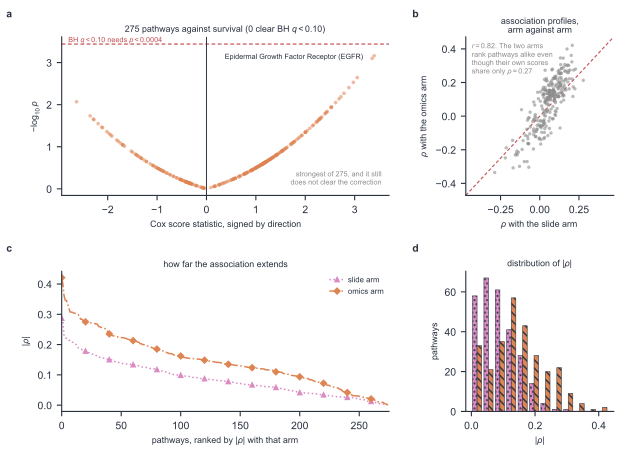

Recreate this plot in Python.
#!/usr/bin/env python3
"""Supplementary Figure S4 -- all 275 pathways, not the fifteen the main text had room for.

Three things a reader cannot get from a top-fifteen table.

  a  the survival landscape. Every pathway's signed Cox score against its p, with the
     Benjamini-Hochberg threshold drawn. NOT ONE of the 275 clears q<0.10 as a univariate
     predictor. That is the honest headline of this panel and it is why the omics arm's value
     comes from the ensemble rather than from any single programme.
  b  what the two molecular-facing arms track, pathway by pathway, against each other. The two
     ARMS correlate at rho 0.28 as scores (computed below from the dump's seed-averaged scores),
     yet their pathway-association profiles correlate at r 0.82: they disagree about patients far
     more than they disagree about biology. Until 2026-09-11 the artwork TYPED rho=0.48, which is
     the slide arm against the incumbent's joint score, not against the omics arm.
  c  the distribution of |rho| per arm, which is the same fact as b without the reader having to
     judge a cloud by eye.

Built from the frozen reporting dump, which asserts its own primary against the frozen 0.7212
before writing anything.
"""

from __future__ import annotations

import json
import os
import sys

import matplotlib.pyplot as plt
import numpy as np

HERE = os.path.dirname(os.path.abspath(__file__))
sys.path.insert(0, HERE)
import style                                                             # noqa: E402

ROOT = os.path.abspath(os.path.join(HERE, "..", ".."))
D = json.load(open(os.path.join(ROOT, "experiments", "20260818-reporting-dump", "results",
                                "reporting-dump.json")))
# under amendment A2 the dump reproduces the A2 primary; check_numbers ties it to the A1 file
assert D["frozen_primary_matched"] or D.get("amendment") == "A2", "the dump did not reproduce the primary"

style.apply()
C, INK = style.ROLE, style.INK
GREY, FAINT = "#8C8C8C", "#C9CFD8"

P = D["pathways"]
assert len(P) == 275, "the benchmark's grouping is 275 pathways; the dump has %d" % len(P)
# the statistic is unsigned by construction; direction comes from whether the pathway scores
# above or below chance as a raw risk score, which is the convention the main biology figure
# already uses. Inventing a second convention for a supplement would be worse than either.
sgn = np.array([1.0 if p["cindex_raw"] > 0.5 else -1.0 for p in P])
score = sgn * np.array([p["cox_score_abs"] for p in P])
pval = np.array([p["p"] for p in P])
qval = np.array([p["q_BH"] for p in P])
rs = np.array([p["rho_slide"] for p in P])
ro = np.array([p["rho_omics"] for p in P])
names = [p["pathway"].replace("_", " ") for p in P]
n_bh = int((qval < 0.10).sum())

FIGW, FIGH = 6.30, 4.60   # 160 mm (PI correction 2026-09-27: this is the SI text block width,
# 453.6 pt, and every figure must insert at scale 1.0000 -- 180 mm is a valid Nature artwork width
# in the abstract but wrong for this document)
fig = plt.figure(figsize=(FIGW, FIGH))
axa = fig.add_axes([0.098, 0.575, 0.520, 0.345])
axb = fig.add_axes([0.740, 0.575, 0.235, 0.345])
axc = fig.add_axes([0.098, 0.105, 0.520, 0.305])
axd = fig.add_axes([0.740, 0.105, 0.235, 0.305])


def panel(tag, x, y):
    fig.text(x, y, tag, fontsize=7.5, fontweight="bold", color=INK, ha="left", va="top")


# =========================================================================== a  the landscape
y = -np.log10(np.clip(pval, 1e-12, None))
axa.scatter(score, y, s=7, color=C["omics"], alpha=0.55, edgecolor="none", zorder=3)
# the smallest p that would have cleared BH at 0.10, drawn where it actually falls
k = np.argsort(pval)
bh_line = 0.10 * 1.0 / len(P)
axa.axhline(-np.log10(bh_line), color=C["competitor"], lw=0.9, ls=(0, (3, 2)), zorder=2)
axa.text(0.02, -np.log10(bh_line), "BH $q<0.10$ needs $p<%.1g$" % bh_line,
         transform=axa.get_yaxis_transform(), fontsize=5.2, color=C["competitor"],
         va="bottom", ha="left")
idx = k[0]
# 34 was calibrated for the 160 mm build and, for this pathway's name, truncated mid-parenthesis
# ("Epidermal Growth Factor Receptor ("). The 180 mm build has more room; rstrip so a future run's
# longest name cannot land on a dangling "(" or trailing space either.
label_name = names[idx][:40].rstrip(" (")
axa.annotate(label_name, (score[idx], y[idx]), textcoords="offset points",
             xytext=(-7, -1), fontsize=5.2, color=INK, ha="right", va="center")
axa.text(0.98, 0.06, "strongest of 275, and it still\ndoes not clear the correction",
         transform=axa.transAxes, ha="right", va="bottom", fontsize=5.2, color=GREY,
         linespacing=1.35)
axa.axvline(0, color=INK, lw=0.7)
axa.set_xlabel("Cox score statistic, signed by direction", fontsize=6.4)
axa.set_ylabel("$-\\log_{10} p$", fontsize=6.4)
axa.set_title("275 pathways against survival (%d clear BH $q<0.10$)" % n_bh, fontsize=6.4, pad=3)
panel("a", 0.010, 0.980)

# =========================================================================== b  do they agree
axb.scatter(rs, ro, s=6, color=GREY, alpha=0.6, edgecolor="none", zorder=3)
lim = float(max(np.abs(rs).max(), np.abs(ro).max())) * 1.12
axb.plot([-lim, lim], [-lim, lim], color=C["competitor"], lw=0.8, ls=(0, (3, 2)), zorder=2)
axb.set_xlim(-lim, lim); axb.set_ylim(-lim, lim)
axb.set_xlabel("$\\rho$ with the slide arm", fontsize=6.4)
axb.set_ylabel("$\\rho$ with the omics arm", fontsize=6.4)
r_between = float(np.corrcoef(rs, ro)[0, 1])
_sl = np.array([c_["seed_mean"]["wsi_titan"] for c_ in D["cases"]])
_om = np.array([c_["seed_mean"]["omics_combine"] for c_ in D["cases"]])
rho_arms = float(np.corrcoef(np.argsort(np.argsort(_sl)), np.argsort(np.argsort(_om)))[0, 1])
axb.set_title("association profiles,\narm against arm", fontsize=6.4, pad=3)
axb.text(0.04, 0.96, "$r=%.2f$. The two arms\nrank pathways alike even\nthough their own scores\nshare only $\\rho=%.2f$" % (r_between, rho_arms), transform=axb.transAxes, fontsize=5.2, va="top",
         color=GREY, linespacing=1.35)
panel("b", 0.655, 0.980)

# =========================================================================== c  ranked |rho|
order = np.argsort(-np.abs(rs))
axc.plot(np.arange(len(P)), np.abs(rs)[order], lw=1.1, color=C["slide"],
         linestyle=style.ROLE_LINESTYLE["slide"], marker=style.ROLE_MARKER["slide"], markevery=20,
         ms=3.0, label="slide arm")
axc.plot(np.arange(len(P)), np.sort(np.abs(ro))[::-1], lw=1.1, color=C["omics"],
         linestyle=style.ROLE_LINESTYLE["omics"], marker=style.ROLE_MARKER["omics"], markevery=20,
         ms=3.0, label="omics arm")
axc.set_xlabel("pathways, ranked by $|\\rho|$ with that arm", fontsize=6.4)
axc.set_ylabel("$|\\rho|$", fontsize=6.4)
axc.set_xlim(0, len(P))
axc.legend(fontsize=5.6, loc="upper right", handletextpad=0.4, borderpad=0.15)
axc.set_title("how far the association extends", fontsize=6.4, pad=3)
panel("c", 0.010, 0.470)

# =========================================================================== d  the same, binned
bins = np.linspace(0, max(np.abs(rs).max(), np.abs(ro).max()) * 1.02, 13)
_, _, _hist_patches = axd.hist([np.abs(rs), np.abs(ro)], bins=bins, color=[C["slide"], C["omics"]])
for _patches, _role in zip(_hist_patches, ("slide", "omics")):
    for _p in _patches:
        _p.set_hatch(style.ROLE_HATCH[_role])
        _p.set_edgecolor(style.ROLE_EDGE[_role])
        _p.set_linewidth(0.4)
axd.set_xlabel("$|\\rho|$", fontsize=6.4)
axd.set_ylabel("pathways", fontsize=6.4)
axd.set_title("distribution of $|\\rho|$", fontsize=6.4, pad=3)
panel("d", 0.655, 0.470)

assert n_bh == 0, ("panel a is written around NO pathway clearing BH; %d do, so the caption and "
                   "the Results sentence both need rewriting" % n_bh)

style.save(fig, os.path.join(HERE, "figS4_pathway_landscape.pdf"))
print("wrote figS4_pathway_landscape.pdf   %.2f x %.2f in" % (FIGW, FIGH))
print("  %d pathways, %d clear BH q<0.10, r between the two rho columns %.3f"
      % (len(P), n_bh, r_between))
